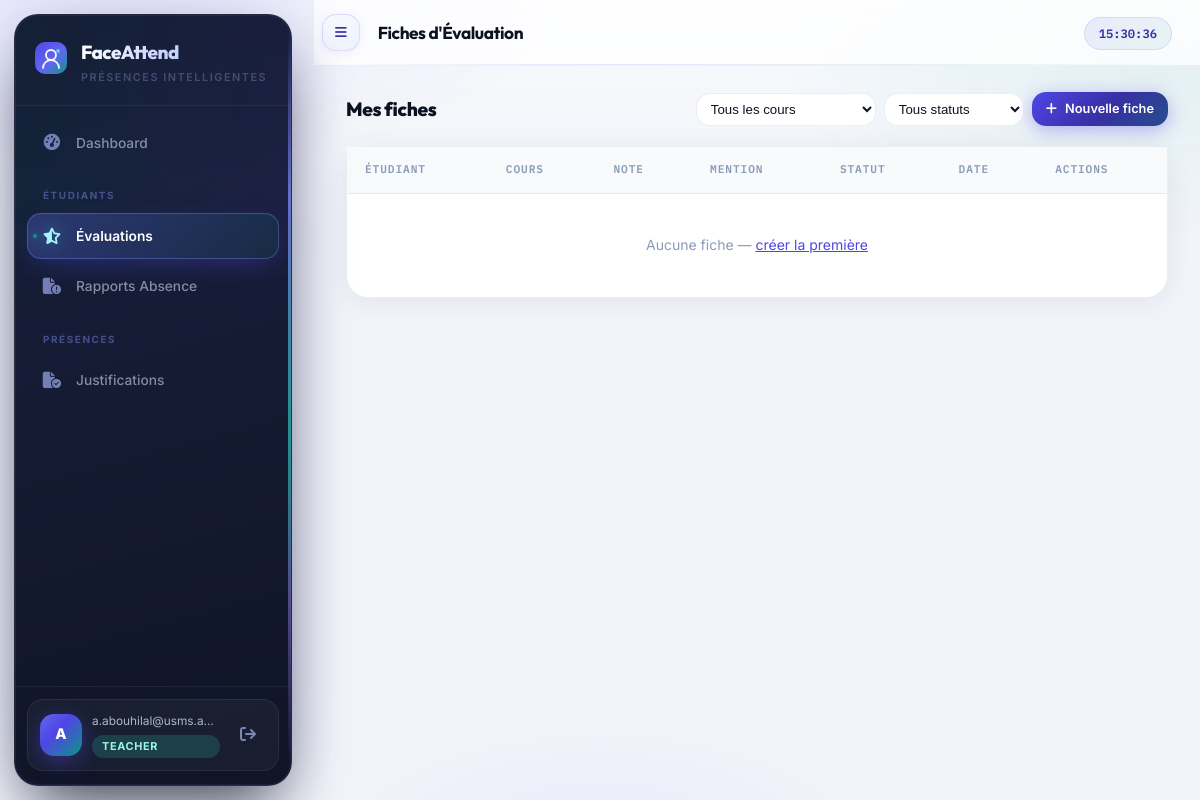
Before: /teacher/evaluations (signed in) with the older database file.
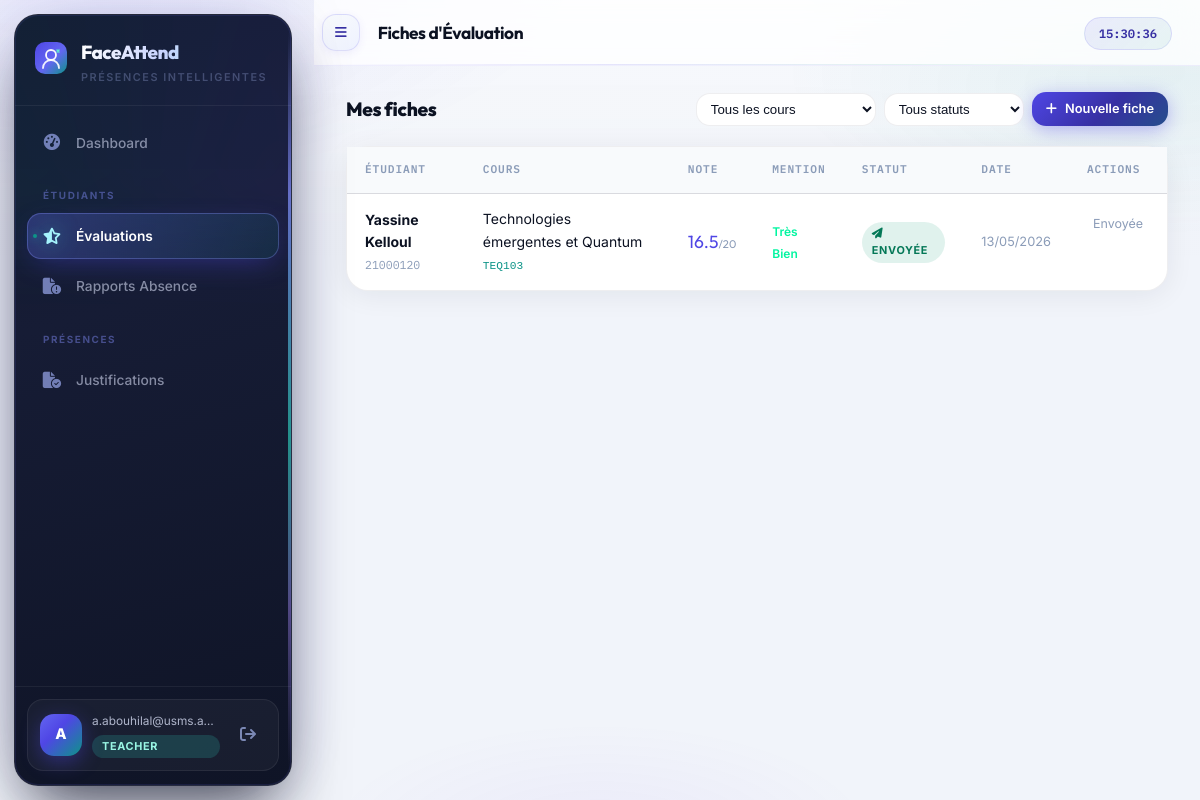
After: the same page with the newer database file.
### app/models/__init__.py (models this page shows, shortened)
class Evaluation(db.Model):
    __tablename__ = "evaluations"
    id          = db.Column(db.Integer, primary_key=True)
    teacher_id  = db.Column(db.Integer, db.ForeignKey("teachers.id"), nullable=False)
    student_id  = db.Column(db.Integer, db.ForeignKey("students.id"), nullable=False)
    course_id   = db.Column(db.Integer, db.ForeignKey("courses.id"),  nullable=False)
    note_participation  = db.Column(db.Float, default=0)   # /5
    note_travail        = db.Column(db.Float, default=0)   # /5
    note_comportement   = db.Column(db.Float, default=0)   # /5
    note_assiduite      = db.Column(db.Float, default=0)   # /5
    note_globale        = db.Column(db.Float, default=0)   # /20 — calculée auto
    commentaire         = db.Column(db.Text)
    statut              = db.Column(db.Enum(EvaluationStatus),
                                    default=EvaluationStatus.BROUILLON)
    created_at          = db.Column(db.DateTime,
                                    default=lambda: datetime.now(timezone.utc))
    sent_at             = db.Column(db.DateTime)
    admin_commentaire   = db.Column(db.Text)
    admin_archived_at   = db.Column(db.DateTime)
    teacher  = db.relationship("Teacher",  foreign_keys=[teacher_id])
    student  = db.relationship("Student",  foreign_keys=[student_id])
    course   = db.relationship("Course",   foreign_keys=[course_id])
    @property
    def mention(self):
        n = self.note_globale or 0
        if n >= 16: return ("Très Bien", "#00f5a0")
        if n >= 14: return ("Bien",      "#00c8ff")
        if n >= 12: return ("Assez Bien","#ffb347")
        if n >= 10: return ("Passable",  "#aaa")
        return ("Insuffisant", "#ff4d6d")

class Student(db.Model):
    __tablename__ = "students"
    id              = db.Column(db.Integer, primary_key=True)
    user_id         = db.Column(db.Integer, db.ForeignKey("users.id"), unique=True)
    student_number  = db.Column(db.String(20), unique=True, nullable=False)  # CNE / Matricule
    first_name      = db.Column(db.String(100), nullable=False)
    last_name       = db.Column(db.String(100), nullable=False)
    program         = db.Column(db.String(100))   # Filière
    year_of_study   = db.Column(db.Integer)
    group_name      = db.Column(db.String(50))
    face_encoding_enc  = db.Column(db.LargeBinary)   # AES-GCM ciphertext
    face_encoding_nonce= db.Column(db.LargeBinary)   # 96-bit nonce GCM
    face_encoding_tag  = db.Column(db.LargeBinary)   # 128-bit auth tag GCM
    face_photo_enc     = db.Column(db.LargeBinary)
    face_photo_nonce   = db.Column(db.LargeBinary)
    face_photo_tag     = db.Column(db.LargeBinary)
    face_enrolled_at   = db.Column(db.DateTime)
    pseudonym          = db.Column(db.String(64), unique=True)  # Pseudonymisation CNDP
    user        = db.relationship("User", back_populates="student_profile")
    attendances = db.relationship("Attendance", back_populates="student", lazy="dynamic")
    enrollments = db.relationship("Enrollment",  back_populates="student", lazy="dynamic")
    @property
    def full_name(self):
        return f"{self.first_name} {self.last_name}"

class Course(db.Model):
    __tablename__ = "courses"
    id          = db.Column(db.Integer, primary_key=True)
    teacher_id  = db.Column(db.Integer, db.ForeignKey("teachers.id"))
    name        = db.Column(db.String(150), nullable=False)
    code        = db.Column(db.String(20), unique=True, nullable=False)
    description = db.Column(db.Text)
    credits     = db.Column(db.Integer, default=3)
    room        = db.Column(db.String(50))
    is_active   = db.Column(db.Boolean, default=True)
    teacher     = db.relationship("Teacher", back_populates="courses")
    sessions    = db.relationship("Session", back_populates="course", lazy="dynamic")
    enrollments = db.relationship("Enrollment", back_populates="course", lazy="dynamic")

### app/api/teacher.py (the view)
@teacher_bp.route("/evaluations")
@teacher_required
def evaluations():
    teacher = Teacher.query.filter_by(user_id=current_user.id).first_or_404()
    course_id = request.args.get("course_id", type=int)
    statut    = request.args.get("statut", "")
    query = Evaluation.query.filter_by(teacher_id=teacher.id)
    if course_id:
        query = query.filter_by(course_id=course_id)
    if statut:
        query = query.filter_by(statut=EvaluationStatus[statut.upper()])
    fiches   = query.order_by(Evaluation.created_at.desc()).all()
    courses  = teacher.courses.filter_by(is_active=True).all()
    return render_template("teacher/evaluations.html",
                           teacher=teacher,
                           fiches=fiches,
                           courses=courses,
                           selected_course=course_id,
                           selected_statut=statut)

### app/api/teacher.py (called while the page is built)
def teacher_required(f):
    @wraps(f)
    @login_required
    def decorated(*args, **kwargs):
        if current_user.role not in (RoleEnum.TEACHER, RoleEnum.ADMIN):
            flash("Accès enseignants uniquement.", "danger")
            return redirect(url_for("auth.login"))
        return f(*args, **kwargs)
    return decorated

### frontend/templates/teacher/evaluations.html (shortened to what this page needs)
{% extends "base.html" %}
{% block page_title %}Fiches d'Évaluation{% endblock %}
{% block content %}
<div class="section-header">
  <h2>Mes fiches</h2>
  <div style="display:flex;gap:8px;flex-wrap:wrap;align-items:center">
    <form method="GET" style="display:flex;gap:8px">
      <select name="course_id" class="form-control" style="width:180px;padding:7px 10px;background:var(--bg-2);border:1px solid var(--border-2);border-radius:var(--radius);color:var(--text);font-size:.83rem" onchange="this.form.submit()">
        <option value="">Tous les cours</option>
      </select>
      <select name="statut" class="form-control" style="width:140px;padding:7px 10px;background:var(--bg-2);border:1px solid var(--border-2);border-radius:var(--radius);color:var(--text);font-size:.83rem" onchange="this.form.submit()">
        <option value="">Tous statuts</option>
      </select>
    </form>
    <a href="{{ url_for('teacher.evaluation_new') }}" class="btn btn--primary btn--sm">
      <i class="fas fa-plus"></i> Nouvelle fiche
    </a>
  </div>
</div>
<div class="card" style="padding:0">
  <table>
    <thead><tr><th>Étudiant</th><th>Cours</th><th>Note</th><th>Mention</th><th>Statut</th><th>Date</th><th>Actions</th></tr></thead>
    <tbody>
    {% for f in fiches %}
    <tr>
      <td><strong>{{ f.student.full_name }}</strong><br><span style="font-family:var(--font-mono);font-size:.72rem;color:var(--text-3)">{{ f.student.student_number }}</span></td>
      <td>{{ f.course.name }}<br><code style="font-size:.7rem;color:var(--accent-2)">{{ f.course.code }}</code></td>
      <td style="font-family:var(--font-head);font-size:1.1rem;color:var(--accent)">{{ f.note_globale }}<span style="font-size:.7rem;color:var(--text-3)">/20</span></td>
      <td>
        {% set m = f.mention %}
        <span style="font-size:.75rem;font-weight:600;color:{{ m[1] }}">{{ m[0] }}</span>
      </td>
      <td>
        {% if f.statut.value == 'brouillon' %}<span class="badge" style="background:rgba(217,119,6,.14);color:#b45309"><i class="fas fa-pencil"></i> Brouillon</span>
        {% elif f.statut.value == 'envoyee' %}<span class="badge badge--present"><i class="fas fa-paper-plane"></i> Envoyée</span>
        {% else %}<span class="badge" style="background:rgba(150,150,150,.15);color:#aaa"><i class="fas fa-archive"></i> Archivée</span>{% endif %}
      </td>
      <td style="font-size:.8rem;color:var(--text-3)">{{ f.sent_at.strftime('%d/%m/%Y') if f.sent_at else f.created_at.strftime('%d/%m/%Y') }}</td>
      <td style="display:flex;gap:6px">
        {% if f.statut.value == 'brouillon' %}
        <a href="{{ url_for('teacher.evaluation_edit', eval_id=f.id) }}" class="btn btn--sm btn--ghost"><i class="fas fa-pen"></i></a>
        <form method="POST" action="{{ url_for('teacher.evaluation_delete', eval_id=f.id) }}" onsubmit="return confirm('Supprimer ce brouillon ?')">
          <button type="submit" class="btn btn--sm btn--danger"><i class="fas fa-trash"></i></button>
        </form>
        {% else %}
        <span style="font-size:.78rem;color:var(--text-3);padding:6px">Envoyée</span>
        {% endif %}
      </td>
    </tr>
    {% else %}
    <tr><td colspan="7" style="text-align:center;color:var(--text-3);padding:40px">
      Aucune fiche — <a href="{{ url_for('teacher.evaluation_new') }}" style="color:var(--accent)">créer la première</a>
    </td></tr>
    {% endfor %}
    </tbody>
  </table>
</div>
{% endblock %}

Changed rows visible on the page:
added Evaluation: student.full_name "Yassine Kelloul", student.student_number "21000120", course.name "Technologies émergentes et Quantum", course.code "TEQ103", note_globale "16.5", m "Très Bien", statut "ENVOYEE" (drawn), sent_at "13/05/2026"
Other visible differences:
text no longer shown: "Aucune fiche — créer la première"
